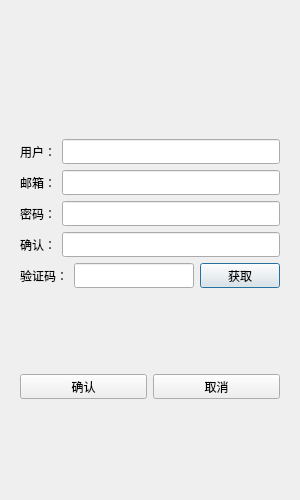
<?xml version="1.0" encoding="UTF-8"?>
<ui version="4.0">
 <class>RegisterDialog</class>
 <widget class="QDialog" name="RegisterDialog">
  <property name="geometry">
   <rect>
    <x>0</x>
    <y>0</y>
    <width>300</width>
    <height>500</height>
   </rect>
  </property>
  <property name="minimumSize">
   <size>
    <width>300</width>
    <height>500</height>
   </size>
  </property>
  <property name="maximumSize">
   <size>
    <width>300</width>
    <height>500</height>
   </size>
  </property>
  <property name="windowTitle">
   <string>Dialog</string>
  </property>
  <layout class="QVBoxLayout" name="verticalLayout_2">
   <item>
    <layout class="QVBoxLayout" name="verticalLayout">
     <item>
      <widget class="QStackedWidget" name="stackedWidget">
       <widget class="QWidget" name="page">
        <layout class="QVBoxLayout" name="verticalLayout_3">
         <item>
          <spacer name="verticalSpacer">
           <property name="orientation">
            <enum>Qt::Orientation::Vertical</enum>
           </property>
           <property name="sizeHint" stdset="0">
            <size>
             <width>20</width>
             <height>40</height>
            </size>
           </property>
          </spacer>
         </item>
         <item>
          <widget class="QWidget" name="widget" native="true">
           <layout class="QVBoxLayout" name="verticalLayout_4">
            <item>
             <widget class="QLabel" name="error_tip_label">
              <property name="text">
               <string/>
              </property>
              <property name="alignment">
               <set>Qt::AlignmentFlag::AlignCenter</set>
              </property>
             </widget>
            </item>
           </layout>
          </widget>
         </item>
         <item>
          <layout class="QHBoxLayout" name="horizontalLayout">
           <item>
            <widget class="QLabel" name="user_label">
             <property name="minimumSize">
              <size>
               <width>0</width>
               <height>25</height>
              </size>
             </property>
             <property name="maximumSize">
              <size>
               <width>16777215</width>
               <height>25</height>
              </size>
             </property>
             <property name="text">
              <string>用户：</string>
             </property>
            </widget>
           </item>
           <item>
            <widget class="QLineEdit" name="user_edit">
             <property name="minimumSize">
              <size>
               <width>0</width>
               <height>25</height>
              </size>
             </property>
             <property name="maximumSize">
              <size>
               <width>16777215</width>
               <height>25</height>
              </size>
             </property>
            </widget>
           </item>
          </layout>
         </item>
         <item>
          <layout class="QHBoxLayout" name="horizontalLayout_2">
           <item>
            <widget class="QLabel" name="email_label">
             <property name="minimumSize">
              <size>
               <width>0</width>
               <height>25</height>
              </size>
             </property>
             <property name="maximumSize">
              <size>
               <width>16777215</width>
               <height>25</height>
              </size>
             </property>
             <property name="text">
              <string>邮箱：</string>
             </property>
            </widget>
           </item>
           <item>
            <widget class="QLineEdit" name="email_edit">
             <property name="minimumSize">
              <size>
               <width>0</width>
               <height>25</height>
              </size>
             </property>
             <property name="maximumSize">
              <size>
               <width>16777215</width>
               <height>25</height>
              </size>
             </property>
            </widget>
           </item>
          </layout>
         </item>
         <item>
          <layout class="QHBoxLayout" name="horizontalLayout_3">
           <item>
            <widget class="QLabel" name="passwd_label">
             <property name="minimumSize">
              <size>
               <width>0</width>
               <height>25</height>
              </size>
             </property>
             <property name="maximumSize">
              <size>
               <width>16777215</width>
               <height>25</height>
              </size>
             </property>
             <property name="text">
              <string>密码：</string>
             </property>
            </widget>
           </item>
           <item>
            <widget class="QLineEdit" name="passwd_edit">
             <property name="minimumSize">
              <size>
               <width>0</width>
               <height>25</height>
              </size>
             </property>
             <property name="maximumSize">
              <size>
               <width>16777215</width>
               <height>25</height>
              </size>
             </property>
            </widget>
           </item>
          </layout>
         </item>
         <item>
          <layout class="QHBoxLayout" name="horizontalLayout_4">
           <item>
            <widget class="QLabel" name="confirm_label">
             <property name="minimumSize">
              <size>
               <width>0</width>
               <height>25</height>
              </size>
             </property>
             <property name="maximumSize">
              <size>
               <width>16777215</width>
               <height>25</height>
              </size>
             </property>
             <property name="text">
              <string>确认：</string>
             </property>
            </widget>
           </item>
           <item>
            <widget class="QLineEdit" name="confirm_edit">
             <property name="minimumSize">
              <size>
               <width>0</width>
               <height>25</height>
              </size>
             </property>
             <property name="maximumSize">
              <size>
               <width>16777215</width>
               <height>25</height>
              </size>
             </property>
            </widget>
           </item>
          </layout>
         </item>
         <item>
          <layout class="QHBoxLayout" name="horizontalLayout_5">
           <item>
            <widget class="QLabel" name="verify_label">
             <property name="minimumSize">
              <size>
               <width>0</width>
               <height>25</height>
              </size>
             </property>
             <property name="maximumSize">
              <size>
               <width>16777215</width>
               <height>25</height>
              </size>
             </property>
             <property name="text">
              <string>验证码：</string>
             </property>
            </widget>
           </item>
           <item>
            <widget class="QLineEdit" name="verify_edit">
             <property name="minimumSize">
              <size>
               <width>0</width>
               <height>25</height>
              </size>
             </property>
             <property name="maximumSize">
              <size>
               <width>16777215</width>
               <height>25</height>
              </size>
             </property>
            </widget>
           </item>
           <item>
            <widget class="QPushButton" name="verify_button">
             <property name="minimumSize">
              <size>
               <width>0</width>
               <height>25</height>
              </size>
             </property>
             <property name="maximumSize">
              <size>
               <width>16777215</width>
               <height>25</height>
              </size>
             </property>
             <property name="text">
              <string>获取</string>
             </property>
            </widget>
           </item>
          </layout>
         </item>
         <item>
          <spacer name="verticalSpacer_2">
           <property name="orientation">
            <enum>Qt::Orientation::Vertical</enum>
           </property>
           <property name="sizeHint" stdset="0">
            <size>
             <width>20</width>
             <height>40</height>
            </size>
           </property>
          </spacer>
         </item>
         <item>
          <layout class="QHBoxLayout" name="horizontalLayout_6">
           <item>
            <widget class="QPushButton" name="confirm_button">
             <property name="minimumSize">
              <size>
               <width>0</width>
               <height>25</height>
              </size>
             </property>
             <property name="maximumSize">
              <size>
               <width>16777215</width>
               <height>25</height>
              </size>
             </property>
             <property name="text">
              <string>确认</string>
             </property>
            </widget>
           </item>
           <item>
            <widget class="QPushButton" name="cancel_button">
             <property name="minimumSize">
              <size>
               <width>0</width>
               <height>25</height>
              </size>
             </property>
             <property name="maximumSize">
              <size>
               <width>16777215</width>
               <height>25</height>
              </size>
             </property>
             <property name="text">
              <string>取消</string>
             </property>
            </widget>
           </item>
          </layout>
         </item>
         <item>
          <spacer name="verticalSpacer_3">
           <property name="orientation">
            <enum>Qt::Orientation::Vertical</enum>
           </property>
           <property name="sizeHint" stdset="0">
            <size>
             <width>20</width>
             <height>40</height>
            </size>
           </property>
          </spacer>
         </item>
        </layout>
       </widget>
       <widget class="QWidget" name="page_2"/>
      </widget>
     </item>
    </layout>
   </item>
  </layout>
 </widget>
 <resources/>
 <connections/>
</ui>
